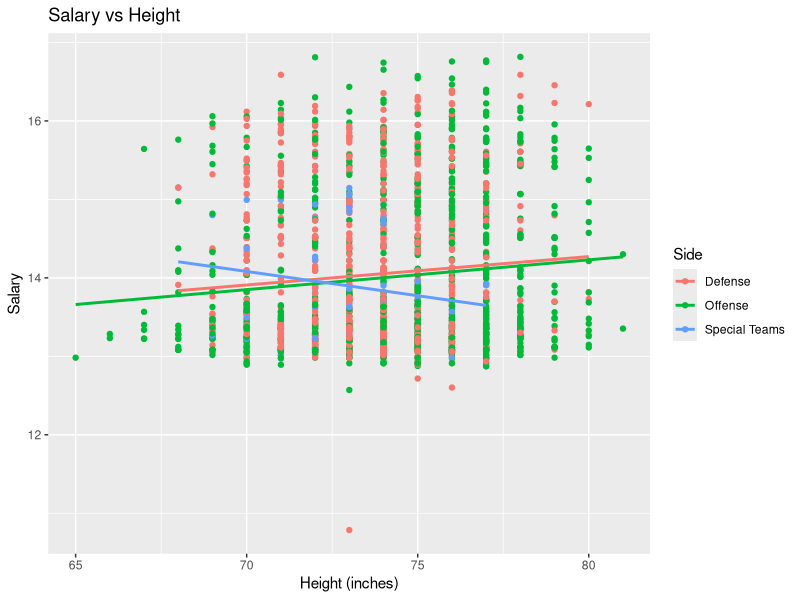
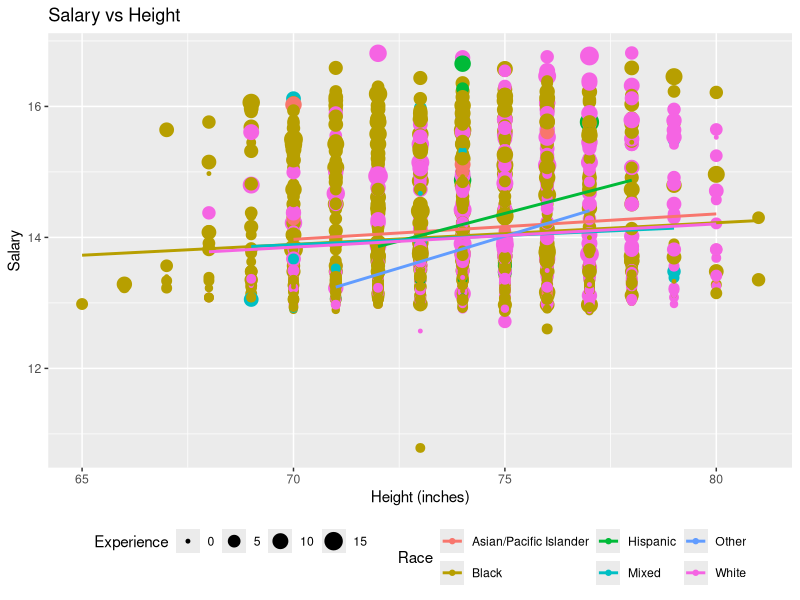

Source code (R) for these figures, in order:
## ---- chunk 1
library( tidyverse )
knitr::opts_chunk$set(echo = TRUE)

#Read in the data, note that we define several values in the original dataset as NA
nfl <- read_csv( "data/NFL-Census-Data-9.2.2013_clean.csv", 
                 na = c("NA","N/A","", "n/a", "#VALUE!") )

## ---- chunk 2
# Highest and lowest salary

#base R
max(nfl$Salary, na.rm = TRUE)

min(nfl$Salary, na.rm = TRUE)

#tidyverse way (Dylan)
nfl %>% 
    summarise( max_sal = max( Salary, na.rm = TRUE ), 
               min_sal = min( Salary, na.rm = TRUE ) )

# Answer: The highest salary is $20,100,000 and the lowest salary is $48,333.

## ---- chunk 3
# some code

nfl %>% 
    filter( Team == "SF" )  %>% 
    arrange( desc( Salary ) ) %>% 
    select( "Player Name", College, State ) %>% 
    head(5)

#Copilot suggested some code before I could try to write it
## ---- chunk 4
clean.dat <- nfl %>% 
    filter( !is.na( Salary ) )

clean.dat %>% 
    group_by( Position ) %>% 
    summarise( mean_salary = mean( Salary ), count = n() ) %>% 
    arrange( desc( mean_salary ) )

## ---- chunk 5
# some code

clean.dat <- clean.dat %>%
    mutate( logSal = log( Salary), Height = if_else(Height == "6;2/;", "6'2\"", Height ) )

model <- lm( logSal ~ Height, data = clean.dat )
summary( model )
exp( coef( model ) )

# The model does not show any statistically significant relationship between
# height and salary, but this model is also not set up to give us helpful 
# information. We'll have to check again once we've converted height
# from a categorical to a continuous variable. 


#model_cor <- cor( clean.dat$Height, logSal, use = "complete.obs" )

#ggplot( nfl, aes( x = Height, y = logSal ) ) + 
 #   geom_point()  
  #  geom_smooth( method = "lm" )




## ---- chunk 6
# some code

model <- lm( logSal ~ Height + Position, data = clean.dat )
summary( model )
exp( coef( model ) )

## ---- chunk 7
# some code

clean.dat <- clean.dat %>%
    separate( Height, into = c("feet", "inches"), sep = "'" ) %>%
    mutate( feet = parse_number( feet ), 
            inches = parse_number( inches ), 
            total_inches = feet * 12 + inches )

summarise( clean.dat, mean_weight = mean( Weight, na.rm = TRUE ), 
               mean_height = mean( total_inches, na.rm = TRUE ) ) 
    

## ---- chunk 8
# You pick the variables.  What would be interesting?

# I want to combine player positions to create three categories: "Offense", "Defense", and "Special Teams".  I will use the following code to do this.  Note that I am using `case_when()` to create a new variable called `Side` that combines the original positions into these three categories.

clean.dat <- clean.dat %>%
    mutate( Side = case_when(
        Position %in% c("C", "FB", "OL", "QB", "RB", "TE", "WR") ~ "Offense",
        Position %in% c("CB", "DE", "DL", "LB", "NT", "S") ~ "Defense",
        Position %in% c("K", "LS", "P") ~ "Special Teams",
        TRUE ~ NA_character_
    ) )

# Plot with the new `Side` variable instead of `Position`
ggplot( clean.dat, aes( x = total_inches, y = logSal, color = Side ) ) +
    geom_point() +
    geom_smooth( method = "lm", se = FALSE ) +
    labs( title = "Salary vs Height",
          x = "Height (inches)",
          y = "Salary" ) +
    theme(legend.position = "right")

position.model = lm( logSal ~ total_inches + Side, data = clean.dat )
summary(position.model)
exp( coef( position.model ) )

side.model = lm( total_inches ~ Side, data = clean.dat)
summary(side.model)
exp( coef( side.model ))


## ---- chunk 9
# some code

clean.dat <- clean.dat %>% 
    filter( !is.na( Race ) )

#combine Asian/Pacific Islander and Pacific Islander into one category called Asian/Pacific Islander, and Iranian, Native American, and Other into one category called Other.  I will use `case_when()` again to do this.

clean.dat <- clean.dat %>%
  mutate(Race = if_else(Race == "Pacific Islander",
                        "Asian/Pacific Islander",
                        Race)) %>%
    mutate(Race = if_else(Race %in% c("Native American", "Other", "Iranian"), "Other", Race))

ggplot( clean.dat, aes( x = total_inches, y = logSal, color = Race ) ) +
    geom_point(aes (size = Experience)) +
    geom_smooth( method = "lm", se = FALSE ) +
    labs( title = "Salary vs Height",
          x = "Height (inches)",
          y = "Salary" ) +
    theme(legend.position = "bottom")

## ---- chunk 10
# some code




## ---- chunk 11
# some code
## ---- chunk 12
# some code
## ---- chunk 13
# some code
## ---- chunk 14
# some code
## ---- chunk 15
# some code
